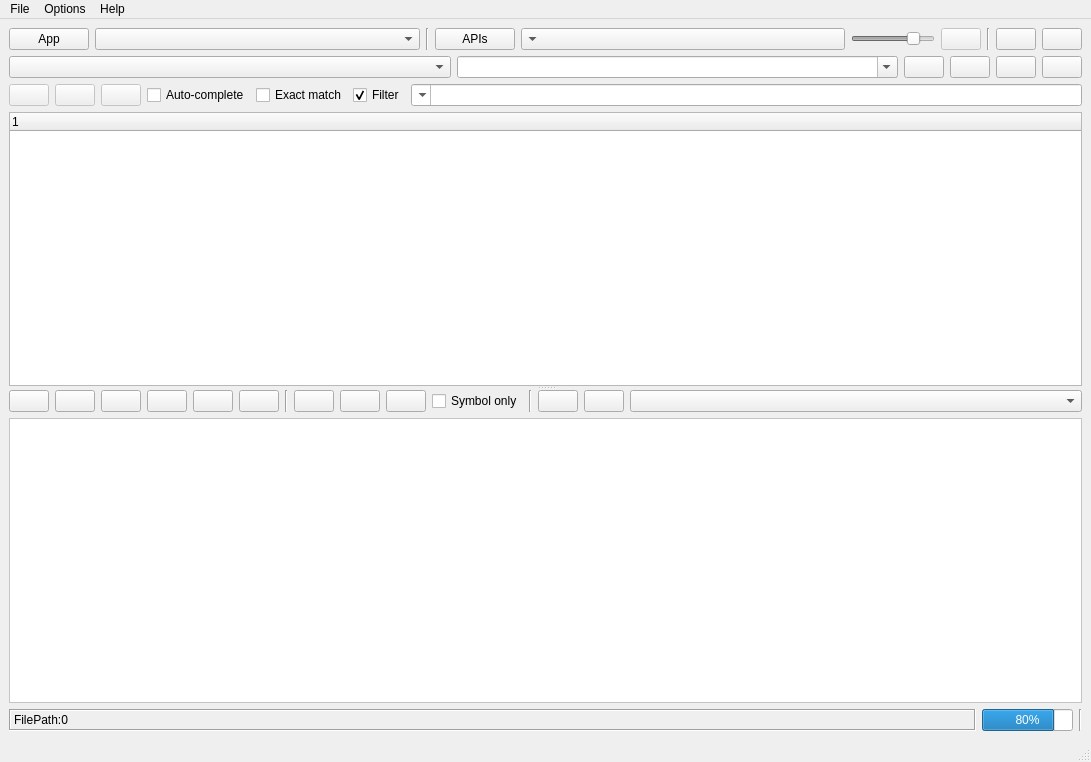
<?xml version="1.0" encoding="UTF-8"?>
<ui version="4.0">
 <class>MainWindow</class>
 <widget class="QMainWindow" name="MainWindow">
  <property name="geometry">
   <rect>
    <x>0</x>
    <y>0</y>
    <width>1091</width>
    <height>762</height>
   </rect>
  </property>
  <property name="maximumSize">
   <size>
    <width>1920</width>
    <height>1024</height>
   </size>
  </property>
  <property name="windowTitle">
   <string>XStatic</string>
  </property>
  <property name="windowIcon">
   <iconset resource="../xstatic.qrc">
    <normaloff>:/mainwindow/images/logo.png</normaloff>:/mainwindow/images/logo.png</iconset>
  </property>
  <widget class="QWidget" name="centralwidget">
   <layout class="QGridLayout" name="gridLayout">
    <item row="0" column="0">
     <layout class="QVBoxLayout" name="verticalLayout_2">
      <property name="sizeConstraint">
       <enum>QLayout::SetDefaultConstraint</enum>
      </property>
      <item>
       <layout class="QHBoxLayout" name="horizontalLayout">
        <item>
         <widget class="QPushButton" name="pushButtonOpenDB">
          <property name="sizePolicy">
           <sizepolicy hsizetype="Fixed" vsizetype="Fixed">
            <horstretch>0</horstretch>
            <verstretch>0</verstretch>
           </sizepolicy>
          </property>
          <property name="toolTip">
           <string>Open Database</string>
          </property>
          <property name="statusTip">
           <string>Open Database</string>
          </property>
          <property name="text">
           <string>App</string>
          </property>
          <property name="icon">
           <iconset resource="../xstatic.qrc">
            <normaloff>:/mainwindow/images/Database.png</normaloff>:/mainwindow/images/Database.png</iconset>
          </property>
         </widget>
        </item>
        <item>
         <widget class="QComboBox" name="comboBoxDB">
          <property name="sizePolicy">
           <sizepolicy hsizetype="Expanding" vsizetype="Fixed">
            <horstretch>0</horstretch>
            <verstretch>0</verstretch>
           </sizepolicy>
          </property>
          <property name="layoutDirection">
           <enum>Qt::LeftToRight</enum>
          </property>
         </widget>
        </item>
        <item>
         <widget class="Line" name="line_2">
          <property name="orientation">
           <enum>Qt::Vertical</enum>
          </property>
         </widget>
        </item>
        <item>
         <widget class="QPushButton" name="pushButtonModelOpenDB">
          <property name="enabled">
           <bool>true</bool>
          </property>
          <property name="sizePolicy">
           <sizepolicy hsizetype="Fixed" vsizetype="Fixed">
            <horstretch>0</horstretch>
            <verstretch>0</verstretch>
           </sizepolicy>
          </property>
          <property name="toolTip">
           <string>Open Database</string>
          </property>
          <property name="statusTip">
           <string>Open Database</string>
          </property>
          <property name="text">
           <string>APIs</string>
          </property>
          <property name="icon">
           <iconset resource="../xstatic.qrc">
            <normaloff>:/mainwindow/images/Database.png</normaloff>:/mainwindow/images/Database.png</iconset>
          </property>
         </widget>
        </item>
        <item>
         <widget class="QComboBox" name="comboBoxModelDB">
          <property name="sizePolicy">
           <sizepolicy hsizetype="Expanding" vsizetype="Fixed">
            <horstretch>0</horstretch>
            <verstretch>0</verstretch>
           </sizepolicy>
          </property>
          <property name="minimumSize">
           <size>
            <width>200</width>
            <height>0</height>
           </size>
          </property>
          <property name="layoutDirection">
           <enum>Qt::RightToLeft</enum>
          </property>
         </widget>
        </item>
        <item>
         <widget class="QSlider" name="apiSlider">
          <property name="enabled">
           <bool>false</bool>
          </property>
          <property name="sizePolicy">
           <sizepolicy hsizetype="Fixed" vsizetype="Fixed">
            <horstretch>0</horstretch>
            <verstretch>0</verstretch>
           </sizepolicy>
          </property>
          <property name="toolTip">
           <string>API Matching Percentage</string>
          </property>
          <property name="statusTip">
           <string>Percentage of APIs to match ordered by least frequent</string>
          </property>
          <property name="maximum">
           <number>100</number>
          </property>
          <property name="value">
           <number>80</number>
          </property>
          <property name="orientation">
           <enum>Qt::Horizontal</enum>
          </property>
         </widget>
        </item>
        <item>
         <widget class="QPushButton" name="pushButtonFindMW">
          <property name="enabled">
           <bool>false</bool>
          </property>
          <property name="sizePolicy">
           <sizepolicy hsizetype="Fixed" vsizetype="Fixed">
            <horstretch>0</horstretch>
            <verstretch>0</verstretch>
           </sizepolicy>
          </property>
          <property name="text">
           <string/>
          </property>
          <property name="icon">
           <iconset resource="../xstatic.qrc">
            <normaloff>:/mainwindow/images/find_mw.png</normaloff>:/mainwindow/images/find_mw.png</iconset>
          </property>
         </widget>
        </item>
        <item>
         <widget class="Line" name="line_3">
          <property name="orientation">
           <enum>Qt::Vertical</enum>
          </property>
         </widget>
        </item>
        <item>
         <widget class="QPushButton" name="pushButtonSources">
          <property name="sizePolicy">
           <sizepolicy hsizetype="Fixed" vsizetype="Fixed">
            <horstretch>0</horstretch>
            <verstretch>0</verstretch>
           </sizepolicy>
          </property>
          <property name="toolTip">
           <string>Query for known sources</string>
          </property>
          <property name="statusTip">
           <string>Any sources matching known patterns</string>
          </property>
          <property name="text">
           <string/>
          </property>
          <property name="icon">
           <iconset resource="../xstatic.qrc">
            <normaloff>:/mainwindow/images/sources.png</normaloff>:/mainwindow/images/sources.png</iconset>
          </property>
         </widget>
        </item>
        <item>
         <widget class="QPushButton" name="pushButtonSinks">
          <property name="sizePolicy">
           <sizepolicy hsizetype="Fixed" vsizetype="Fixed">
            <horstretch>0</horstretch>
            <verstretch>0</verstretch>
           </sizepolicy>
          </property>
          <property name="toolTip">
           <string>Query for known sinks</string>
          </property>
          <property name="statusTip">
           <string>Any sinks matching known patterns</string>
          </property>
          <property name="text">
           <string/>
          </property>
          <property name="icon">
           <iconset resource="../xstatic.qrc">
            <normaloff>:/mainwindow/images/sinks.png</normaloff>:/mainwindow/images/sinks.png</iconset>
          </property>
         </widget>
        </item>
       </layout>
      </item>
      <item>
       <layout class="QHBoxLayout" name="horizontalLayout_4">
        <property name="sizeConstraint">
         <enum>QLayout::SetDefaultConstraint</enum>
        </property>
        <item>
         <widget class="QComboBox" name="comboBoxQueryType">
          <property name="sizePolicy">
           <sizepolicy hsizetype="MinimumExpanding" vsizetype="Fixed">
            <horstretch>0</horstretch>
            <verstretch>0</verstretch>
           </sizepolicy>
          </property>
          <property name="maxVisibleItems">
           <number>15</number>
          </property>
          <property name="insertPolicy">
           <enum>QComboBox::NoInsert</enum>
          </property>
          <property name="sizeAdjustPolicy">
           <enum>QComboBox::AdjustToContents</enum>
          </property>
         </widget>
        </item>
        <item>
         <widget class="QComboBox" name="comboBoxSearch">
          <property name="sizePolicy">
           <sizepolicy hsizetype="Expanding" vsizetype="Fixed">
            <horstretch>0</horstretch>
            <verstretch>0</verstretch>
           </sizepolicy>
          </property>
          <property name="toolTip">
           <string>If Exact Match is switched off, wildcard searches (* and ?) are supported</string>
          </property>
          <property name="statusTip">
           <string>If Exact Match is switched off, wildcard searches (* and ?) are supported</string>
          </property>
          <property name="editable">
           <bool>true</bool>
          </property>
          <property name="insertPolicy">
           <enum>QComboBox::NoInsert</enum>
          </property>
          <property name="duplicatesEnabled">
           <bool>true</bool>
          </property>
         </widget>
        </item>
        <item>
         <widget class="QPushButton" name="pushButtonSearch">
          <property name="toolTip">
           <string>Search</string>
          </property>
          <property name="statusTip">
           <string>Search</string>
          </property>
          <property name="text">
           <string/>
          </property>
          <property name="icon">
           <iconset resource="../xstatic.qrc">
            <normaloff>:/mainwindow/images/Search.png</normaloff>:/mainwindow/images/Search.png</iconset>
          </property>
         </widget>
        </item>
        <item>
         <widget class="QPushButton" name="pushButtonClipSearch">
          <property name="toolTip">
           <string>Paste and Search</string>
          </property>
          <property name="statusTip">
           <string>Paste and Search</string>
          </property>
          <property name="text">
           <string/>
          </property>
          <property name="icon">
           <iconset resource="../xstatic.qrc">
            <normaloff>:/mainwindow/images/Clipboard_Paste.png</normaloff>:/mainwindow/images/Clipboard_Paste.png</iconset>
          </property>
         </widget>
        </item>
        <item>
         <widget class="QPushButton" name="pushButtonSearchPrev">
          <property name="toolTip">
           <string>Previous search term</string>
          </property>
          <property name="statusTip">
           <string>Previous search term</string>
          </property>
          <property name="text">
           <string/>
          </property>
          <property name="icon">
           <iconset resource="../xstatic.qrc">
            <normaloff>:/mainwindow/images/Arrow2_Left.png</normaloff>:/mainwindow/images/Arrow2_Left.png</iconset>
          </property>
         </widget>
        </item>
        <item>
         <widget class="QPushButton" name="pushButtonSearchNext">
          <property name="toolTip">
           <string>Next search term</string>
          </property>
          <property name="statusTip">
           <string>Next search term</string>
          </property>
          <property name="text">
           <string/>
          </property>
          <property name="icon">
           <iconset resource="../xstatic.qrc">
            <normaloff>:/mainwindow/images/Arrow2_Right.png</normaloff>:/mainwindow/images/Arrow2_Right.png</iconset>
          </property>
         </widget>
        </item>
       </layout>
      </item>
      <item>
       <layout class="QHBoxLayout" name="horizontalLayout_2">
        <item>
         <widget class="QPushButton" name="pushButtonGraph">
          <property name="enabled">
           <bool>false</bool>
          </property>
          <property name="toolTip">
           <string>Draw graph</string>
          </property>
          <property name="statusTip">
           <string>Draw graph</string>
          </property>
          <property name="text">
           <string/>
          </property>
          <property name="icon">
           <iconset resource="../xstatic.qrc">
            <normaloff>:/mainwindow/images/Graph.png</normaloff>:/mainwindow/images/Graph.png</iconset>
          </property>
         </widget>
        </item>
        <item>
         <widget class="QPushButton" name="pushButtonGraphTo">
          <property name="enabled">
           <bool>false</bool>
          </property>
          <property name="text">
           <string/>
          </property>
          <property name="icon">
           <iconset resource="../xstatic.qrc">
            <normaloff>:/mainwindow/images/Graph_to.png</normaloff>:/mainwindow/images/Graph_to.png</iconset>
          </property>
         </widget>
        </item>
        <item>
         <widget class="QPushButton" name="pushButtonGraphFrom">
          <property name="enabled">
           <bool>false</bool>
          </property>
          <property name="text">
           <string/>
          </property>
          <property name="icon">
           <iconset resource="../xstatic.qrc">
            <normaloff>:/mainwindow/images/Graph_from.png</normaloff>:/mainwindow/images/Graph_from.png</iconset>
          </property>
         </widget>
        </item>
        <item>
         <widget class="QCheckBox" name="checkBoxAutoComplete">
          <property name="layoutDirection">
           <enum>Qt::LeftToRight</enum>
          </property>
          <property name="text">
           <string>Auto-complete</string>
          </property>
         </widget>
        </item>
        <item>
         <widget class="QCheckBox" name="checkBoxExactMatch">
          <property name="text">
           <string>Exact match</string>
          </property>
         </widget>
        </item>
        <item>
         <widget class="QCheckBox" name="checkBoxFilter">
          <property name="toolTip">
           <string>Only contain files that matches this</string>
          </property>
          <property name="statusTip">
           <string>File &amp; path filter</string>
          </property>
          <property name="text">
           <string>Filter</string>
          </property>
          <property name="checked">
           <bool>true</bool>
          </property>
         </widget>
        </item>
        <item>
         <widget class="QComboBox" name="comboBoxFilter">
          <property name="sizePolicy">
           <sizepolicy hsizetype="MinimumExpanding" vsizetype="Fixed">
            <horstretch>0</horstretch>
            <verstretch>0</verstretch>
           </sizepolicy>
          </property>
          <property name="toolTip">
           <string>File path filter, wildcard searches (* and ?) are supported</string>
          </property>
          <property name="statusTip">
           <string>File path filter, wildcard searches (* and ?) are supported</string>
          </property>
          <property name="layoutDirection">
           <enum>Qt::RightToLeft</enum>
          </property>
          <property name="editable">
           <bool>true</bool>
          </property>
          <property name="insertPolicy">
           <enum>QComboBox::NoInsert</enum>
          </property>
          <property name="sizeAdjustPolicy">
           <enum>QComboBox::AdjustToContents</enum>
          </property>
         </widget>
        </item>
       </layout>
      </item>
      <item>
       <widget class="QSplitter" name="splitter">
        <property name="orientation">
         <enum>Qt::Vertical</enum>
        </property>
        <widget class="QTreeWidget" name="treeWidgetSearchResults">
         <column>
          <property name="text">
           <string notr="true">1</string>
          </property>
         </column>
        </widget>
        <widget class="QWidget" name="layoutWidget">
         <layout class="QVBoxLayout" name="verticalLayout">
          <item>
           <layout class="QHBoxLayout" name="horizontalLayout_3">
            <item>
             <widget class="QPushButton" name="pushButtonPrev">
              <property name="sizePolicy">
               <sizepolicy hsizetype="Fixed" vsizetype="Fixed">
                <horstretch>0</horstretch>
                <verstretch>0</verstretch>
               </sizepolicy>
              </property>
              <property name="toolTip">
               <string>Previous tagged location</string>
              </property>
              <property name="statusTip">
               <string>Previous tagged location</string>
              </property>
              <property name="text">
               <string/>
              </property>
              <property name="icon">
               <iconset resource="../xstatic.qrc">
                <normaloff>:/mainwindow/images/Arrow2_Left.png</normaloff>:/mainwindow/images/Arrow2_Left.png</iconset>
              </property>
             </widget>
            </item>
            <item>
             <widget class="QPushButton" name="pushButtonNext">
              <property name="sizePolicy">
               <sizepolicy hsizetype="Fixed" vsizetype="Fixed">
                <horstretch>0</horstretch>
                <verstretch>0</verstretch>
               </sizepolicy>
              </property>
              <property name="toolTip">
               <string>Next tag location</string>
              </property>
              <property name="statusTip">
               <string>Next tag location</string>
              </property>
              <property name="text">
               <string/>
              </property>
              <property name="icon">
               <iconset resource="../xstatic.qrc">
                <normaloff>:/mainwindow/images/Arrow2_Right.png</normaloff>:/mainwindow/images/Arrow2_Right.png</iconset>
              </property>
             </widget>
            </item>
            <item>
             <widget class="QPushButton" name="pushButtonOpenInEditor">
              <property name="sizePolicy">
               <sizepolicy hsizetype="Fixed" vsizetype="Fixed">
                <horstretch>0</horstretch>
                <verstretch>0</verstretch>
               </sizepolicy>
              </property>
              <property name="toolTip">
               <string>Open in Editor</string>
              </property>
              <property name="statusTip">
               <string>Open in Editor</string>
              </property>
              <property name="text">
               <string/>
              </property>
              <property name="icon">
               <iconset resource="../xstatic.qrc">
                <normaloff>:/mainwindow/images/Document2.png</normaloff>:/mainwindow/images/Document2.png</iconset>
              </property>
             </widget>
            </item>
            <item>
             <widget class="QPushButton" name="pushButtonGoToLine">
              <property name="sizePolicy">
               <sizepolicy hsizetype="Fixed" vsizetype="Fixed">
                <horstretch>0</horstretch>
                <verstretch>0</verstretch>
               </sizepolicy>
              </property>
              <property name="toolTip">
               <string>Go to selected line</string>
              </property>
              <property name="statusTip">
               <string>Go to selected line</string>
              </property>
              <property name="text">
               <string/>
              </property>
              <property name="icon">
               <iconset resource="../xstatic.qrc">
                <normaloff>:/mainwindow/images/Flag.png</normaloff>:/mainwindow/images/Flag.png</iconset>
              </property>
             </widget>
            </item>
            <item>
             <widget class="QPushButton" name="pushButtonTextShrink">
              <property name="sizePolicy">
               <sizepolicy hsizetype="Fixed" vsizetype="Fixed">
                <horstretch>0</horstretch>
                <verstretch>0</verstretch>
               </sizepolicy>
              </property>
              <property name="toolTip">
               <string>Reduce font size</string>
              </property>
              <property name="statusTip">
               <string>Reduce font size</string>
              </property>
              <property name="text">
               <string/>
              </property>
              <property name="icon">
               <iconset resource="../xstatic.qrc">
                <normaloff>:/mainwindow/images/Text_Minus.png</normaloff>:/mainwindow/images/Text_Minus.png</iconset>
              </property>
             </widget>
            </item>
            <item>
             <widget class="QPushButton" name="pushButtonTextEnlarge">
              <property name="sizePolicy">
               <sizepolicy hsizetype="Fixed" vsizetype="Fixed">
                <horstretch>0</horstretch>
                <verstretch>0</verstretch>
               </sizepolicy>
              </property>
              <property name="toolTip">
               <string>Increase font size</string>
              </property>
              <property name="statusTip">
               <string>Increase font size</string>
              </property>
              <property name="text">
               <string/>
              </property>
              <property name="icon">
               <iconset resource="../xstatic.qrc">
                <normaloff>:/mainwindow/images/Text_Plus.png</normaloff>:/mainwindow/images/Text_Plus.png</iconset>
              </property>
             </widget>
            </item>
            <item>
             <widget class="Line" name="line">
              <property name="orientation">
               <enum>Qt::Vertical</enum>
              </property>
             </widget>
            </item>
            <item>
             <widget class="QPushButton" name="pushButtonPaste">
              <property name="sizePolicy">
               <sizepolicy hsizetype="Fixed" vsizetype="Fixed">
                <horstretch>0</horstretch>
                <verstretch>0</verstretch>
               </sizepolicy>
              </property>
              <property name="toolTip">
               <string>Copy, paste and search</string>
              </property>
              <property name="statusTip">
               <string>Copy, paste and search</string>
              </property>
              <property name="text">
               <string/>
              </property>
              <property name="icon">
               <iconset resource="../xstatic.qrc">
                <normaloff>:/mainwindow/images/Clipboard_Paste.png</normaloff>:/mainwindow/images/Clipboard_Paste.png</iconset>
              </property>
             </widget>
            </item>
            <item>
             <widget class="QPushButton" name="pushButtonXRefTo">
              <property name="sizePolicy">
               <sizepolicy hsizetype="Fixed" vsizetype="Fixed">
                <horstretch>0</horstretch>
                <verstretch>0</verstretch>
               </sizepolicy>
              </property>
              <property name="toolTip">
               <string>Functions that reference this selection</string>
              </property>
              <property name="statusTip">
               <string>XRef To (who reference this?)</string>
              </property>
              <property name="text">
               <string/>
              </property>
              <property name="icon">
               <iconset resource="../xstatic.qrc">
                <normaloff>:/mainwindow/images/XrefTO.png</normaloff>:/mainwindow/images/XrefTO.png</iconset>
              </property>
             </widget>
            </item>
            <item>
             <widget class="QPushButton" name="pushButtonXRefFrom">
              <property name="sizePolicy">
               <sizepolicy hsizetype="Fixed" vsizetype="Fixed">
                <horstretch>0</horstretch>
                <verstretch>0</verstretch>
               </sizepolicy>
              </property>
              <property name="toolTip">
               <string>XRef from this function</string>
              </property>
              <property name="statusTip">
               <string>Calls from this function</string>
              </property>
              <property name="text">
               <string/>
              </property>
              <property name="icon">
               <iconset resource="../xstatic.qrc">
                <normaloff>:/mainwindow/images/XRefFrom.png</normaloff>:/mainwindow/images/XRefFrom.png</iconset>
              </property>
             </widget>
            </item>
            <item>
             <widget class="QCheckBox" name="checkBoxSymbolOnly">
              <property name="sizePolicy">
               <sizepolicy hsizetype="Fixed" vsizetype="Fixed">
                <horstretch>0</horstretch>
                <verstretch>0</verstretch>
               </sizepolicy>
              </property>
              <property name="toolTip">
               <string>Symbol search only for paste and search</string>
              </property>
              <property name="statusTip">
               <string>Symbol search only for paste and search</string>
              </property>
              <property name="text">
               <string>Symbol only</string>
              </property>
             </widget>
            </item>
            <item>
             <widget class="Line" name="line_5">
              <property name="orientation">
               <enum>Qt::Vertical</enum>
              </property>
             </widget>
            </item>
            <item>
             <widget class="QPushButton" name="pushButtonUp">
              <property name="sizePolicy">
               <sizepolicy hsizetype="Fixed" vsizetype="Fixed">
                <horstretch>0</horstretch>
                <verstretch>0</verstretch>
               </sizepolicy>
              </property>
              <property name="toolTip">
               <string>Previous search result in this file</string>
              </property>
              <property name="statusTip">
               <string>Previous search result in this file</string>
              </property>
              <property name="text">
               <string/>
              </property>
              <property name="icon">
               <iconset resource="../xstatic.qrc">
                <normaloff>:/mainwindow/images/Arrow2_Up.png</normaloff>:/mainwindow/images/Arrow2_Up.png</iconset>
              </property>
             </widget>
            </item>
            <item>
             <widget class="QPushButton" name="pushButtonDown">
              <property name="sizePolicy">
               <sizepolicy hsizetype="Fixed" vsizetype="Fixed">
                <horstretch>0</horstretch>
                <verstretch>0</verstretch>
               </sizepolicy>
              </property>
              <property name="toolTip">
               <string>Next search result in this file</string>
              </property>
              <property name="statusTip">
               <string>Next search result in this file</string>
              </property>
              <property name="text">
               <string/>
              </property>
              <property name="icon">
               <iconset resource="../xstatic.qrc">
                <normaloff>:/mainwindow/images/Arrow2_Down.png</normaloff>:/mainwindow/images/Arrow2_Down.png</iconset>
              </property>
             </widget>
            </item>
            <item>
             <widget class="QComboBox" name="comboBoxSearchPath">
              <property name="sizePolicy">
               <sizepolicy hsizetype="Expanding" vsizetype="Fixed">
                <horstretch>0</horstretch>
                <verstretch>0</verstretch>
               </sizepolicy>
              </property>
              <property name="focusPolicy">
               <enum>Qt::NoFocus</enum>
              </property>
              <property name="toolTip">
               <string>Search bread crumb</string>
              </property>
              <property name="statusTip">
               <string>A search, middle button, or paste will be added to this stack</string>
              </property>
             </widget>
            </item>
           </layout>
          </item>
          <item>
           <widget class="CodeEditor" name="textEditSource">
            <property name="toolTip">
             <string>CodeEditor</string>
            </property>
            <property name="whatsThis">
             <string>CodeEditor</string>
            </property>
            <property name="styleSheet">
             <string notr="true">QPlainTextEdit{ background-color: white }</string>
            </property>
            <property name="centerOnScroll">
             <bool>true</bool>
            </property>
           </widget>
          </item>
         </layout>
        </widget>
       </widget>
      </item>
     </layout>
    </item>
    <item row="1" column="0">
     <layout class="QHBoxLayout" name="horizontalLayout_5">
      <item>
       <widget class="QLabel" name="labelFilePath">
        <property name="sizePolicy">
         <sizepolicy hsizetype="Expanding" vsizetype="Preferred">
          <horstretch>0</horstretch>
          <verstretch>0</verstretch>
         </sizepolicy>
        </property>
        <property name="toolTip">
         <string>Current open file</string>
        </property>
        <property name="frameShape">
         <enum>QFrame::Box</enum>
        </property>
        <property name="frameShadow">
         <enum>QFrame::Sunken</enum>
        </property>
        <property name="text">
         <string>FilePath:0</string>
        </property>
        <property name="alignment">
         <set>Qt::AlignLeading|Qt::AlignLeft|Qt::AlignVCenter</set>
        </property>
        <property name="textInteractionFlags">
         <set>Qt::LinksAccessibleByMouse|Qt::TextSelectableByKeyboard|Qt::TextSelectableByMouse</set>
        </property>
       </widget>
      </item>
      <item>
       <widget class="QProgressBar" name="apiCoverage">
        <property name="sizePolicy">
         <sizepolicy hsizetype="Fixed" vsizetype="Fixed">
          <horstretch>0</horstretch>
          <verstretch>0</verstretch>
         </sizepolicy>
        </property>
        <property name="toolTip">
         <string>Progress</string>
        </property>
        <property name="value">
         <number>80</number>
        </property>
       </widget>
      </item>
      <item>
       <widget class="Line" name="line_6">
        <property name="orientation">
         <enum>Qt::Vertical</enum>
        </property>
       </widget>
      </item>
     </layout>
    </item>
   </layout>
  </widget>
  <widget class="QMenuBar" name="menubar">
   <property name="geometry">
    <rect>
     <x>0</x>
     <y>0</y>
     <width>1091</width>
     <height>25</height>
    </rect>
   </property>
   <widget class="QMenu" name="menuFile">
    <property name="title">
     <string>File</string>
    </property>
    <addaction name="actionOpenDB"/>
    <addaction name="actionExit"/>
   </widget>
   <widget class="QMenu" name="menuOptions">
    <property name="title">
     <string>Options</string>
    </property>
    <addaction name="actionOptionsExtEditor"/>
    <addaction name="actionLanguage"/>
    <addaction name="actionFileViewSettings"/>
   </widget>
   <widget class="QMenu" name="menuHelp">
    <property name="title">
     <string>Help</string>
    </property>
    <addaction name="actionAbout_Qt"/>
    <addaction name="actionAbout"/>
   </widget>
   <addaction name="menuFile"/>
   <addaction name="menuOptions"/>
   <addaction name="menuHelp"/>
  </widget>
  <widget class="QStatusBar" name="statusBar"/>
  <action name="actionExit">
   <property name="text">
    <string>Exit</string>
   </property>
   <property name="menuRole">
    <enum>QAction::QuitRole</enum>
   </property>
  </action>
  <action name="actionOpen">
   <property name="text">
    <string>Open</string>
   </property>
  </action>
  <action name="actionAbout">
   <property name="text">
    <string>About</string>
   </property>
  </action>
  <action name="actionOptionsExtEditor">
   <property name="text">
    <string>External Editor</string>
   </property>
  </action>
  <action name="actionOpenDB">
   <property name="text">
    <string>Open CQ Database</string>
   </property>
  </action>
  <action name="actionLanguage">
   <property name="text">
    <string>Language</string>
   </property>
  </action>
  <action name="actionAbout_Qt">
   <property name="text">
    <string>About Qt</string>
   </property>
   <property name="menuRole">
    <enum>QAction::AboutQtRole</enum>
   </property>
  </action>
  <action name="actionFileViewSettings">
   <property name="text">
    <string>File Viewer Settings</string>
   </property>
  </action>
 </widget>
 <customwidgets>
  <customwidget>
   <class>CodeEditor</class>
   <extends>QPlainTextEdit</extends>
   <header>CodeEditor.h</header>
  </customwidget>
 </customwidgets>
 <tabstops>
  <tabstop>pushButtonOpenDB</tabstop>
  <tabstop>comboBoxDB</tabstop>
  <tabstop>pushButtonGraph</tabstop>
  <tabstop>treeWidgetSearchResults</tabstop>
  <tabstop>pushButtonPrev</tabstop>
  <tabstop>pushButtonNext</tabstop>
  <tabstop>pushButtonOpenInEditor</tabstop>
  <tabstop>pushButtonGoToLine</tabstop>
  <tabstop>pushButtonTextShrink</tabstop>
  <tabstop>pushButtonTextEnlarge</tabstop>
  <tabstop>pushButtonPaste</tabstop>
  <tabstop>checkBoxSymbolOnly</tabstop>
  <tabstop>pushButtonUp</tabstop>
  <tabstop>pushButtonDown</tabstop>
  <tabstop>textEditSource</tabstop>
 </tabstops>
 <resources>
  <include location="../xstatic.qrc"/>
 </resources>
 <connections>
  <connection>
   <sender>checkBoxFilter</sender>
   <signal>toggled(bool)</signal>
   <receiver>comboBoxFilter</receiver>
   <slot>setEnabled(bool)</slot>
   <hints>
    <hint type="sourcelabel">
     <x>586</x>
     <y>51</y>
    </hint>
    <hint type="destinationlabel">
     <x>620</x>
     <y>58</y>
    </hint>
   </hints>
  </connection>
 </connections>
</ui>
